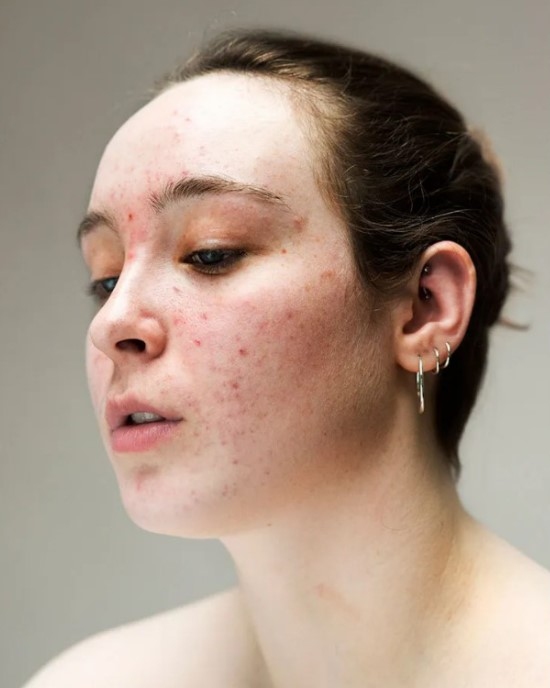
#> input picture data/acne.jpg, 550 x 688 px
$ python Detect_Acne.py
#> lines starting #> are read from the running program, lines starting #| are printed output that depends on the picture; after the words box and inside, x2 and y2 are one past the last pixel; in counts of white or black regions, pixels touching at a corner belong together
#> further down, img is the input picture: shape (688, 550, 3); mean B, G, R 133.1, 148.2, 168.5
import cv2
import numpy as np
from sklearn.preprocessing import normalize

class Acne_Dector:
    def __init__(self, img):
        self.img = img

    def show(self, img, name = 'image'):
        cv2.imshow(name, img)

        cv2.waitKey(0)
        cv2.destroyAllWindows()

    def save(self, filename='output'):
        cv2.imwrite(f'./Detect_Acne_DB/{filename}_mask.jpg', self.mask)
        cv2.imwrite(f'./Detect_Acne_DB/{filename}.jpg', self.img)

    def run(self, method = 1, debug = True):
#> called with method = 1, debug = False
        assert method in range(2)

        img = self.img

        if method == 0:
            gray = cv2.cvtColor(img, cv2.COLOR_BGR2GRAY)

            mask = np.where(gray == 0)
            # remove influence of mask while normalizing
            #minval = np.min(gray[np.nonzero(gray)])
            #gray[np.where(gray == 0)] = minval
            gray[mask] = 128

            # get norm gray
            normalizedImg = gray
            cv2.normalize(gray,  normalizedImg, 0, 255, cv2.NORM_MINMAX)

            if debug:
                self.show(normalizedImg, 'normalizedImg')

            # exract brightness
            img_hsv = cv2.cvtColor(img, cv2.COLOR_BGR2HSV)
            v = img_hsv[:,:,2]
            norm_v = np.zeros_like(v)
            cv2.normalize(v,  norm_v, 0, 255, cv2.NORM_MINMAX)
            if debug:
                self.show(v, 'v')

            # region of interest
            roi = norm_v - normalizedImg
            roi[mask] = 0
            if debug:
                self.show(roi, 'roi')

            # binary threshold
            bin_roi = roi.copy()

            '''
            if debug:
                for i in range(5):
                    bin_roi = roi.copy()
                    threshold = int((0.1 + 0.02*i) * 255)
                    bin_roi[np.where(roi >= threshold)] = 100 + 20*i
                    self.show(bin_roi, 'bin_roi threshold')
            '''

            threshold = int(0.13 * 255)
            bin_roi[np.where(roi < threshold)] = 0
            bin_roi[np.where(roi >= threshold)] = 255

            ret, bin_roi = cv2.threshold(bin_roi, threshold, 255, cv2.THRESH_BINARY)

            if debug:
                self.show(bin_roi, 'bin_roi')

            # remove abnormal area
            contours, hierarchy = cv2.findContours(bin_roi, cv2.RETR_EXTERNAL, cv2.CHAIN_APPROX_NONE)

            bin_roi_BGR = cv2.cvtColor(bin_roi, cv2.COLOR_GRAY2BGR)
            for cnt in contours:
                area = cv2.contourArea(cnt)
                if debug and area > 0:
                    print(area)
                if area > 500:
                    cv2.drawContours(bin_roi_BGR, [cnt], -1, (0, 0, 0), -1)

            if debug:
                self.show(bin_roi_BGR, 'bin_roi after cnt')

            self.mask = cv2.cvtColor(bin_roi_BGR, cv2.COLOR_BGR2GRAY)
            #self.img[np.where(bin_roi!=255)] = 0
            if debug:
                self.img[np.where(self.mask==255)] = (0,0,255)
            else:
                self.img[np.where(self.mask==255)] = 0

        elif method == 1:
            gray = cv2.cvtColor(img, cv2.COLOR_BGR2GRAY)
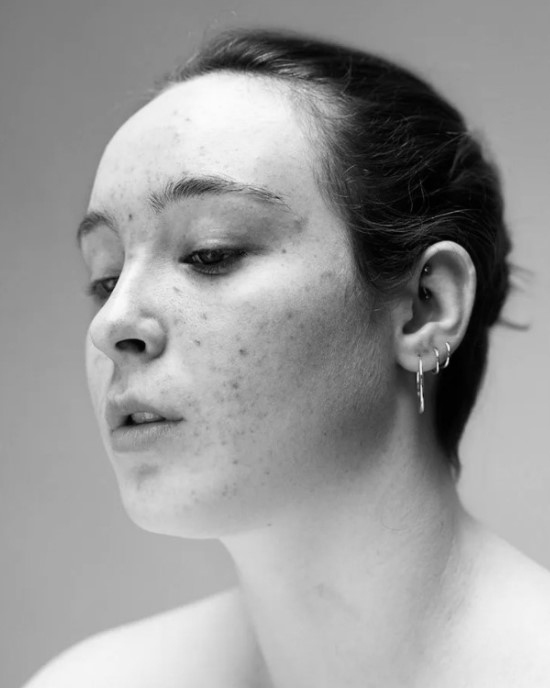
#> gray: shape (688, 550); min 0, max 252, mean 152.5
            mask = np.where(gray == 0)
#> mask = 51 positions, rows 161 to 389, columns 416 to 455

            img_lab = cv2.cvtColor(img, cv2.COLOR_BGR2LAB)
#> img_lab: shape (688, 550, 3); mean of channels 0, 1, 2 158.2, 133.3, 138.9
            A = img_lab[:, :, 1]
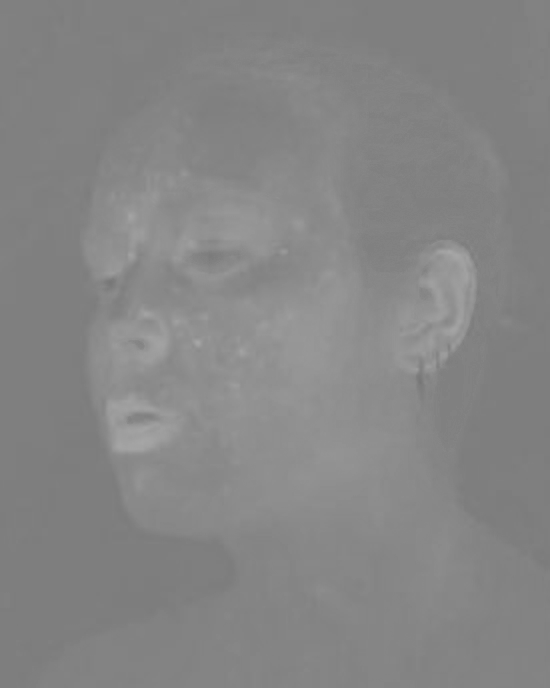
#> A: shape (688, 550); min 118, max 167, mean 133.3

            kernel_size = 19
            kernel = np.ones((kernel_size,kernel_size), np.float32)/500

            # remove the effect of the black area while doing the low-pass filter
            A_rm_mask = A.copy()
            A_rm_mask[mask] = 140
#> A_rm_mask: shape (688, 550); 0.01% of pixels changed, all inside (x1, y1, x2, y2) = (416, 161, 456, 390)
            low_pass = cv2.filter2D(A_rm_mask ,-1, kernel)
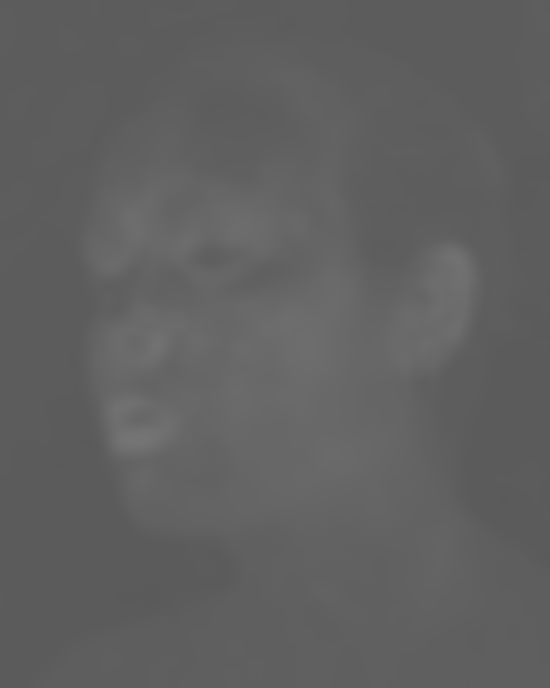
#> low_pass: shape (688, 550); min 90, max 117, mean 96.3

            diff = A-low_pass
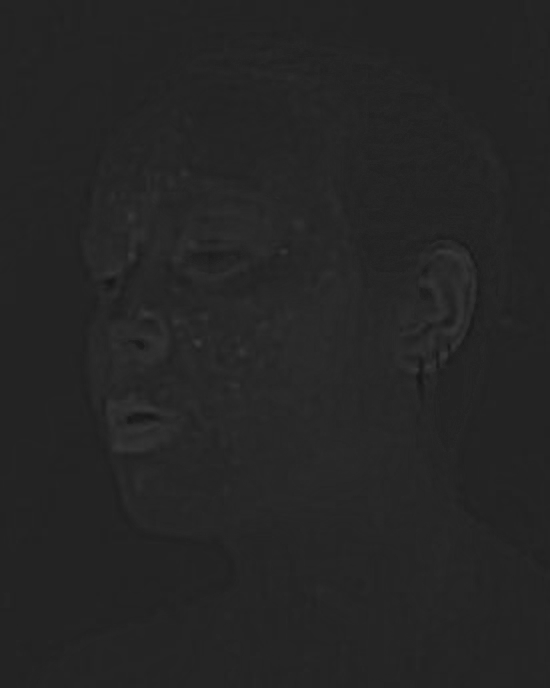
#> diff: shape (688, 550); min 22, max 60, mean 37.1

            threshold = 42
            ret, bin_roi = cv2.threshold(diff, threshold, 255, cv2.THRESH_BINARY)
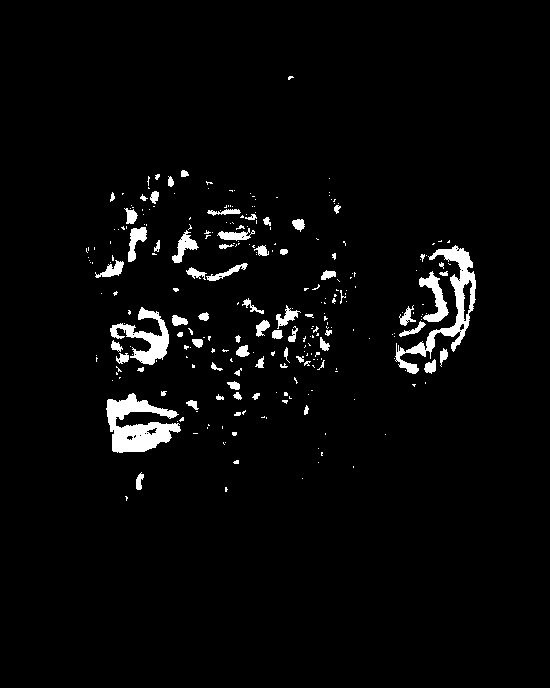
#> bin_roi: shape (688, 550); 3.3% white; 270 white regions (199 under 20 px)
#> ret = 42

            # remove abnormal area
            contours, hierarchy = cv2.findContours(bin_roi, cv2.RETR_EXTERNAL, cv2.CHAIN_APPROX_NONE)
#> contours = 270 contours, 220 with area under 20; largest, box (x1, y1, x2, y2) and area: (106, 393, 181, 453) 2263, (395, 245, 476, 374) 2088, (110, 307, 169, 365) 1100, (419, 271, 449, 322) 528, (128, 227, 147, 262) 292

            bin_roi_BGR = cv2.cvtColor(bin_roi, cv2.COLOR_GRAY2BGR)
#> bin_roi_BGR: shape (688, 550, 3); 3.3% white; 270 white regions (199 under 20 px), largest, box (x1, y1, x2, y2) and area: (106, 393, 181, 453) 2395, (395, 245, 476, 374) 2147, (110, 307, 169, 365) 1264
            for cnt in contours:
                area = cv2.contourArea(cnt)
                if debug and area > 0:
                    print(area)
                if area > 300:
                    cv2.drawContours(bin_roi_BGR, [cnt], -1, (0, 0, 0), -1)
                elif len(cnt) > 0:
                    try:
                        cnt_2d = np.reshape(cnt, (cnt.shape[0], 2))
                        cnt_2d = proportional_zoom_contour(cnt_2d, 1.2 if area > 100 else 1.5)
                        if cnt_2d.size > 0:
                            cv2.drawContours(bin_roi_BGR, [cnt_2d], -1, (255, 255, 255), -1)
                    except ValueError:
                        pass
#> this loop made 1 pass
#> area on pass 1: 2.5

            self.mask = cv2.cvtColor(bin_roi_BGR, cv2.COLOR_BGR2GRAY)


            if debug:
                self.show(A, 'A')
                self.show(low_pass, 'low_pass')
                self.show(diff, 'diff')
                self.show(bin_roi, 'bin')


            self.img[np.where(self.mask==255)] = 0
            self.img = cv2.inpaint(img, self.mask, 3, cv2.INPAINT_TELEA)

            invert = cv2.bitwise_not(self.mask) # OR
            self.mask = cv2.cvtColor(invert, cv2.COLOR_GRAY2BGR)

import pyclipper

def perimeter(poly):
    p = 0
    nums = poly.shape[0]
    for i in range(nums):
        p += abs(np.linalg.norm(poly[i % nums] - poly[(i + 1) % nums]))
    return p

def proportional_zoom_contour(contour, ratio):
    """
    多边形轮廓点按照比例进行缩放
    :param contour: 一个图形的轮廓格式[[[x1, x2]],...],shape是(-1, 1, 2)
    :param ratio: 缩放的比例，如果大于1是放大小于1是缩小
    :return:
    """
    poly = contour[:, :]
    area_poly = abs(pyclipper.Area(poly))
    perimeter_poly = perimeter(poly)
    poly_s = []
    pco = pyclipper.PyclipperOffset()
    pco.MiterLimit = 10
    if perimeter_poly:
        d = area_poly * (1 - ratio * ratio) / perimeter_poly
        pco.AddPath(poly, pyclipper.JT_MITER, pyclipper.ET_CLOSEDPOLYGON)
        poly_s = pco.Execute(-d)
    poly_s = np.array(poly_s).reshape(-1, 1, 2).astype(int)

    return poly_s

if __name__ == '__main__':
    img = cv2.imread('./data/acne.jpg')
    ad = Acne_Dector(img)
    ad.run(method =1, debug=False)
#> (the call stopped at in proportional_zoom_contour, `area_poly = abs(pyclipper.Area(poly))`: pyclipper is not available in this run)
#> (the run stopped early here; a loop or call above may not have finished)
